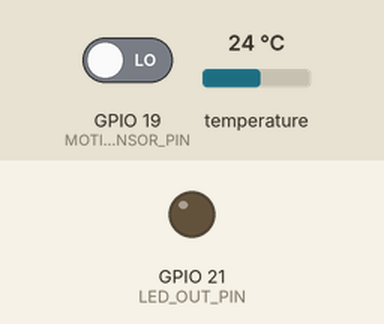
Simulated run of this sketch. Board: ESP32. Shown: output pins drawn as LEDs (lit = HIGH). The inputs (shaded band) are chosen by the test bench; at power-on: GPIO 19 (MOTION_SENSOR_PIN) LOW, temperature 24 °C. What the sketch prints to the serial monitor is not drawn.

Above: at 0.1 s.
At 5.2 s:
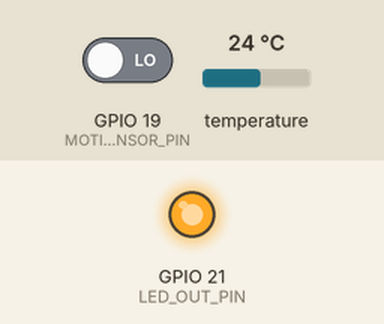
Timing chart, 0 to 6.7 s (numbered marks = the images above):
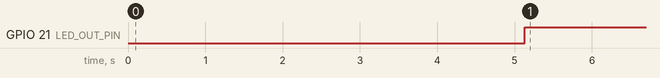

The sketch:

Printer_Light.ino
```cpp
#include <Wire.h>
#include "Adafruit_MCP9808.h"

#define LED_OUT_PIN        21
#define MOTION_SENSOR_PIN  19
#define HEAT_BED_PIN       18

// Create the MCP9808 temperature sensor object
Adafruit_MCP9808 tempsensor = Adafruit_MCP9808();

float temperature = 0;
int ledTimeoutMarker = 0;
int noMotionTimeout = 300000; /* ms */
int ledState = 0;

void motionSensorInit() {
  Serial.printf("\n\ncalibrating...\n");
  int motionSensorCalibrationTime = 5;
  digitalWrite(MOTION_SENSOR_PIN, LOW);
  delay(motionSensorCalibrationTime * 1000);
  Serial.printf("Calibration complete.\n");
}
void setup() {
  pinMode(LED_OUT_PIN, OUTPUT);
  pinMode(MOTION_SENSOR_PIN, INPUT);
  pinMode(HEAT_BED_PIN, INPUT);

  Serial.begin(9600);
  while (!Serial); //waits for serial terminal to be open, necessary in newer arduino boards.

  motionSensorInit();

  if (!tempsensor.begin(0x18)) {
    Serial.println("Couldn't find MCP9808! Check your connections and verify the address is correct.");
    while (1);
  }
  Serial.println("Found MCP9808!");

  tempsensor.setResolution(1); // sets the resolution mode of reading, the modes are defined in the table bellow:
  // Mode Resolution SampleTime
  //  0    0.5°C       30 ms
  //  1    0.25°C      65 ms
  //  2    0.125°C     130 ms
  //  3    0.0625°C    250 ms
}

void loop() {
  Serial.println("-------------------------------------------------------");

  readTemperature();

  readMotion();

  //readHeatbed();

  setLight();

//  delay(2000);
}


void readTemperature() {
  tempsensor.wake();   // wake up, ready to read!

  float c = tempsensor.readTempC();
  if (c != temperature) {
    temperature = c;
    /* Send data */
  }

  tempsensor.shutdown_wake(1);
}

void readMotion() {
  if (HIGH == digitalRead(MOTION_SENSOR_PIN)) {
    ledTimeoutMarker = millis();
//    Serial.println("Motion detected = 1");
  } else {
//    Serial.println("Motion detected = 0");
  }
}

void readHeatbed() {
  if (HIGH == digitalRead(HEAT_BED_PIN)) {
    ledTimeoutMarker = millis();
    Serial.println("Heat bed turned on.1");
  } else {
    Serial.println("Heat bed turned off.");
  }
}
void setLight() {
  int diff = millis() - ledTimeoutMarker;
  Serial.print("setLight: diff = ");
  Serial.println(diff);
  Serial.print("setLight: ledState = ");
  Serial.println(ledState);
  if ((millis() - ledTimeoutMarker) >  noMotionTimeout) {
    if (ledState == 1) {
      Serial.println("setLight: noMotionTimeout expired");
      digitalWrite(LED_OUT_PIN, LOW);
      ledState = 0;
      Serial.println("led OFF");
    }
  } else {
    Serial.print("setLight: noMotionTimeout time left = ");
    Serial.println(noMotionTimeout - diff);
    if (ledState == 0) {
      digitalWrite(LED_OUT_PIN, HIGH);
      ledState = 1;
      Serial.println("led ON");
    }
  }
}
```

Measured:
- by itself, GPIO 21 (LED_OUT_PIN): LOW → HIGH at 5.1 s
